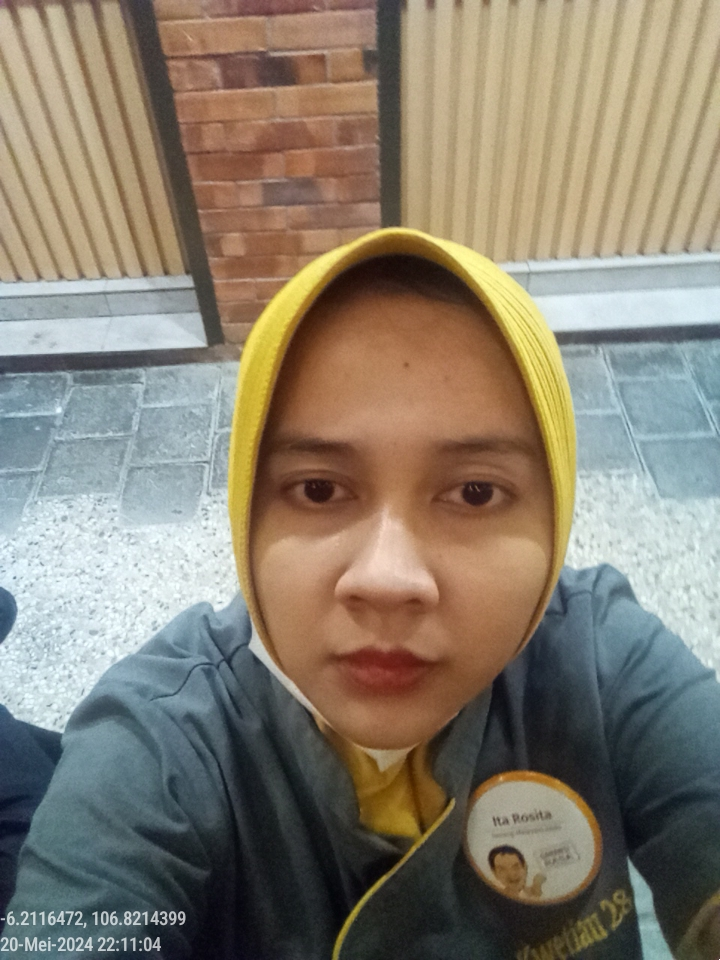
#> input picture test.jpeg, 720 x 960 px
$ python -i functions.py   (imports and definitions only)
#> lines starting #> are read from the running program, lines starting #| are printed output that depends on the picture; long printed decimals are rounded
"""
    docstring
"""

from fastapi import UploadFile
import json
import os
import uuid
import shutil
import cv2
import numpy as np
from PIL import Image

# SET BRIGHTNESS CONFIG HERE
MIN_BRIGHTNESS_THRESHOLD = 75
MAX_BRIGHTNESS_THRESHOLD = 175

db_path = "my_db"
json_db_path = "./data_db.json"
representation_file = os.path.join(db_path, "representations_facenet512.pkl")

# [19 lines left out: functions save_uploaded_file, normalize_file_path, load_json_db, not called in this run]

def save_json_db(data_db):
    with open(json_db_path, "w") as f:
        json.dump(data_db, f, indent=4)

# [27 lines left out: functions resize_image_dimension, file_to_image, not called in this run]


def check_brightness(image):
    """
        auto brightness & auto sharpness
    """
#> called with image = 'test.jpeg'

    path_image = image
    splitted_path = path_image.split("/")

    modified_image = cv2.imread(image)
#> modified_image is the input picture: shape (960, 720, 3); mean B, G, R 112.1, 127.2, 136.2
    # cv2.imwrite(str(splitted_path[0])+"/before"+str(splitted_path[1]),modified_image)
    gray_image = cv2.cvtColor(modified_image, cv2.COLOR_BGR2GRAY)
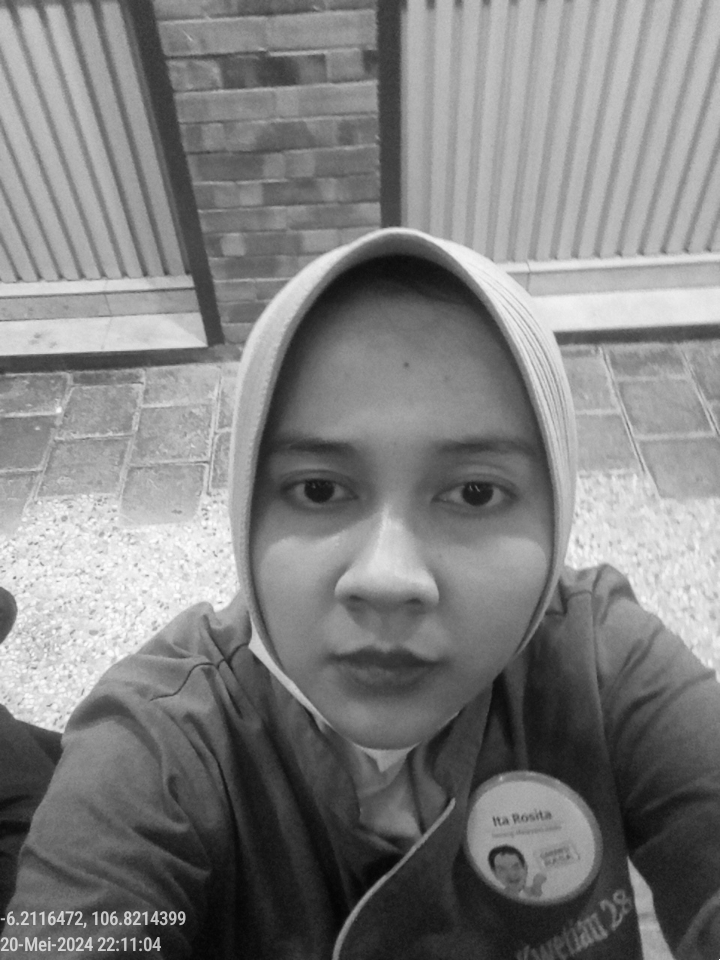
#> gray_image: shape (960, 720); min 3, max 252, mean 128.2
    average_brighness = np.mean(gray_image)
#> average_brighness = 128.2

    print("Original Brightness : ", average_brighness)
#| Original Brightness :  128.185

    if average_brighness < MIN_BRIGHTNESS_THRESHOLD or average_brighness > MAX_BRIGHTNESS_THRESHOLD:
       modified_image = sharpen_image(modified_image, level=2) # Sharpen image to LV2, if image is Dark
       brightness_factor = MIN_BRIGHTNESS_THRESHOLD / average_brighness
       modified_image =  np.clip(modified_image * brightness_factor, 0, 255).astype(np.uint8)
       gray_image = cv2.cvtColor(modified_image, cv2.COLOR_BGR2GRAY)
       average_brighness = np.mean(gray_image)
       print("Adjusted Brightness : ", average_brighness)
       cv2.imwrite(str(splitted_path[0])+"/"+str(splitted_path[1]), modified_image)
    #    cv2.imwrite(str(splitted_path[0])+"/brightness"+str(splitted_path[1]), modified_image)
    else:
        modified_image = sharpen_image(modified_image, level=1)  # Sharpen image to LV1, if image has normal brightness
        cv2.imwrite(str(splitted_path[0])+"/"+str(splitted_path[1]), modified_image)
        print("Image Brightness is Normal : ", average_brighness)

def sharpen_image(blur_image, level):
    # blur_image = cv2.imread(blur_image)
    # gray = cv2.cvtColor(blur_image, cv2.COLOR_BGR2GRAY)

#> called with level = 1
    if (level == 1):
        kernel = np.array([
        [0, -1, 0],
        [-1, 5, -1],
        [0, -1, 0]
        ])
        print("SHARPENED LV1")
    else:
        kernel = np.array([
        [-1, -1, -1],
        [-1, 9, -1],
        [-1, -1, -1]
        ])
        print("SHARPENED LV2")

    sharpened_image = cv2.filter2D(blur_image, -1, kernel)
    return sharpened_image

#> (the run stopped early here; a loop or call above may not have finished)
